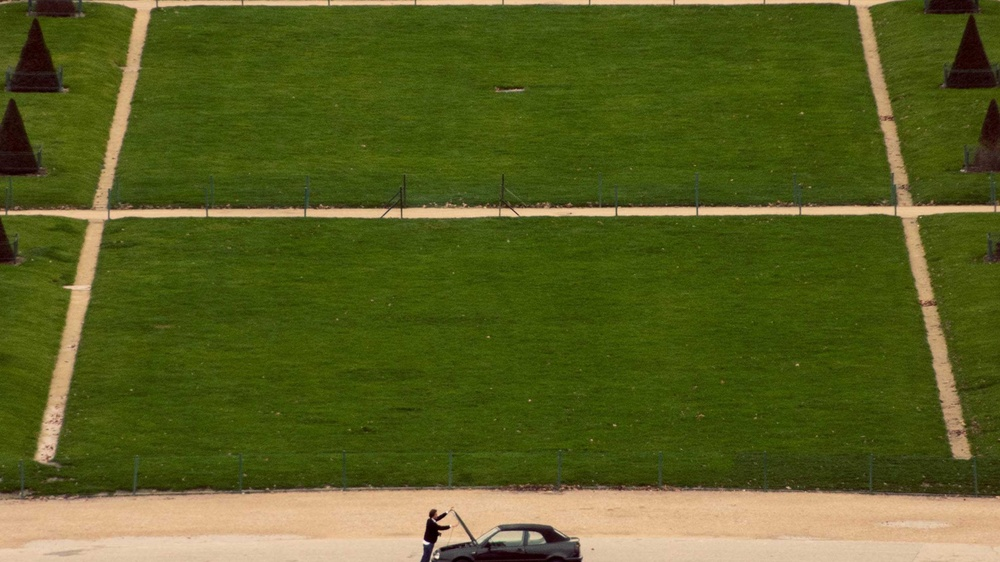
#> input picture original_images/2160(10-July-2025, 06-04-28 PM).jpg, 1000 x 562 px, shrunk from 3840 x 2160 before the run; its folder holds only this picture in this run
$ python image_blur_and_edge-detection.py
#> lines starting #> are read from the running program, lines starting #| are printed output that depends on the picture
from PIL import Image, ImageFilter
from io import BytesIO
import requests
import os
from urllib.parse import urlparse, unquote
import ntpath
# import random
from datetime import datetime

image_url = input("Enter url of image: ")
#> the answer given: original_images/2160(10-July-2025, 06-04-28 PM).jpg
response = requests.get(image_url , allow_redirects = True)
if response.status_code != 200:
    raise Exception(f"Failed to download image: {response.status_code}")
os.makedirs("out_images/edge_images", exist_ok = True)
os.makedirs("out_images/blur_images", exist_ok = True)
os.makedirs("original_images", exist_ok = True)

parsed_url = urlparse(image_url)
filename = ntpath.basename(parsed_url.path)
filename = unquote(filename)
base_name, ext = os.path.splitext(filename)
time_stamp = datetime.now().strftime("%d-%B-%Y, %I:%M:%S %p")
safe_stamp = time_stamp.translate(str.maketrans({':':'-', '/':'-'}))

if not ext :
    ext = ".jpg"

before = Image.open(BytesIO(response.content))
#> before is the input picture: PIL image 1000x562 RGB; mean R, G, B 89.5, 95.7, 34.5
before.save(f"original_images/{base_name}({safe_stamp}).jpg")
after = before.filter(ImageFilter.FIND_EDGES)
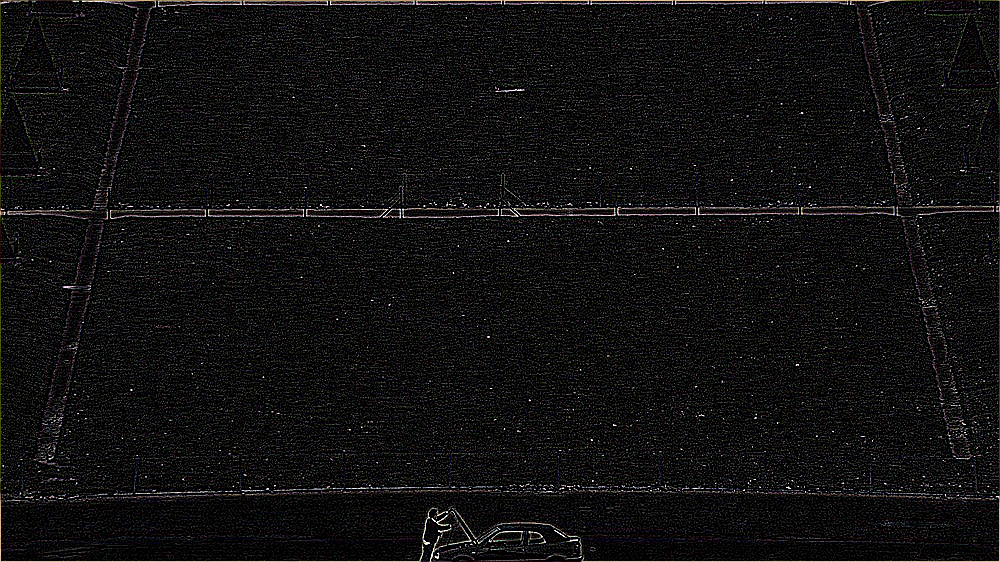
#> after: PIL image 1000x562 RGB; mean R, G, B 16.8, 16.5, 16.1
blur = before.filter(ImageFilter.BoxBlur(10))
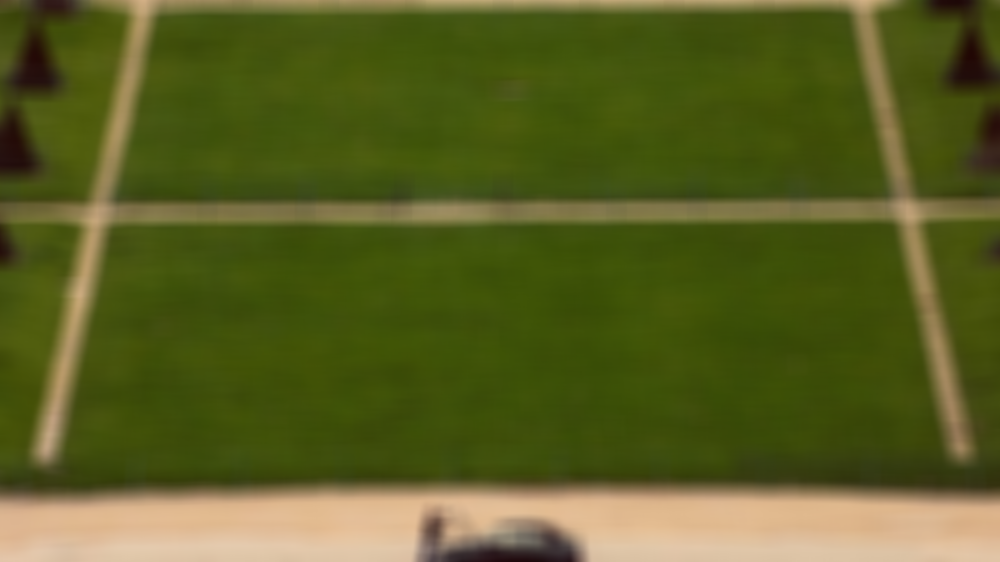
#> blur: PIL image 1000x562 RGB; mean R, G, B 89.6, 95.8, 34.6
after.save(f"out_images/edge_images/{base_name}-(edges)-({safe_stamp}).jpg")
blur.save(f"out_images/blur_images/{base_name}-(blur)-({safe_stamp}).jpg")
print(f"image processed succesfully")

$ run again, on original_images/2160(10-July-2025, 06-05-33 PM).jpg
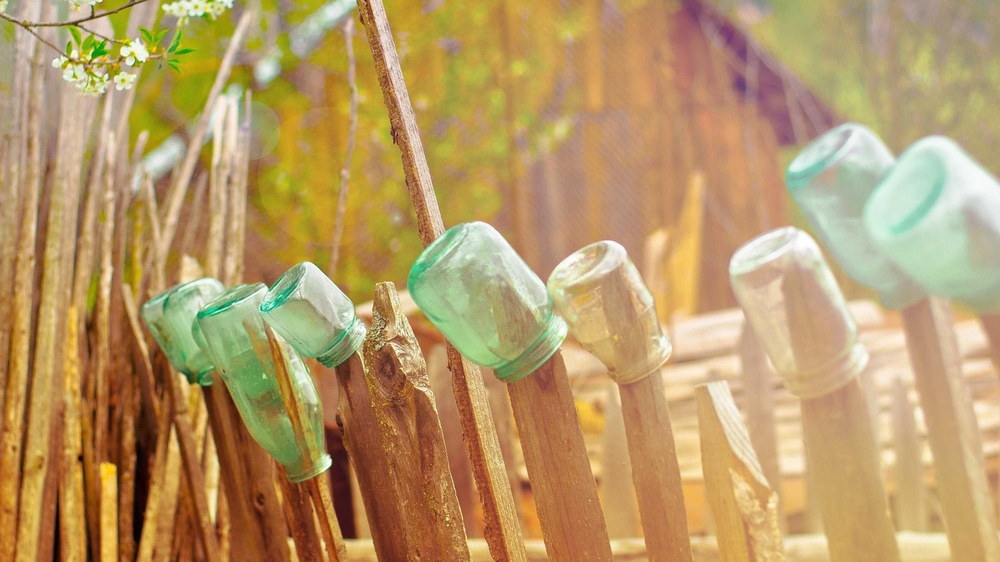
#> input picture original_images/2160(10-July-2025, 06-05-33 PM).jpg, 1000 x 562 px, shrunk from 3840 x 2160 before the run
#> before is the input picture: PIL image 1000x562 RGB; mean R, G, B 183.8, 153.4, 103.5
#> `after = before.filter(ImageFilter.FIND_EDGES)`:
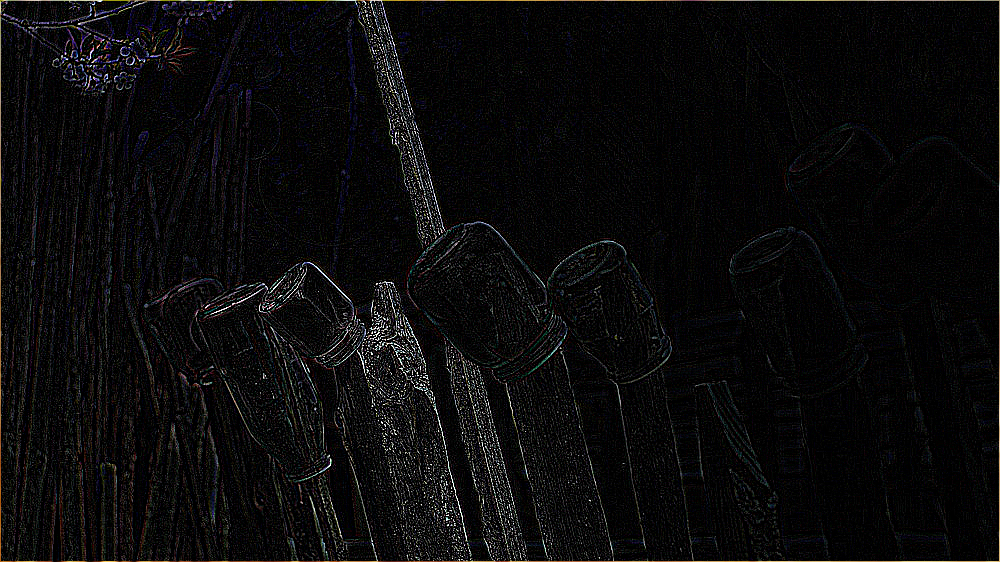
#> after: PIL image 1000x562 RGB; mean R, G, B 11.1, 10.6, 11
#> `blur = before.filter(ImageFilter.BoxBlur(10))`:
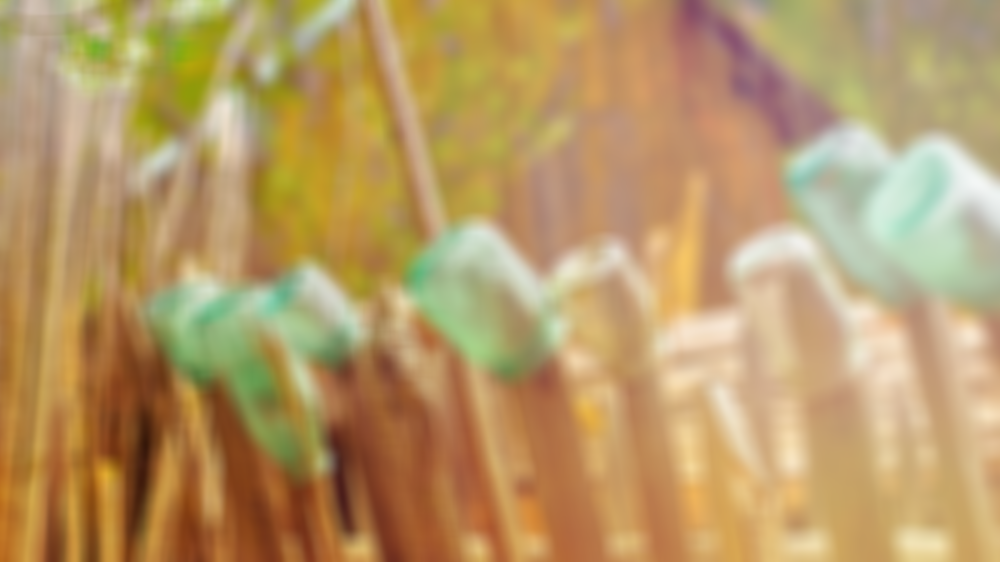
#> blur: PIL image 1000x562 RGB; mean R, G, B 183.8, 153.4, 103.5
